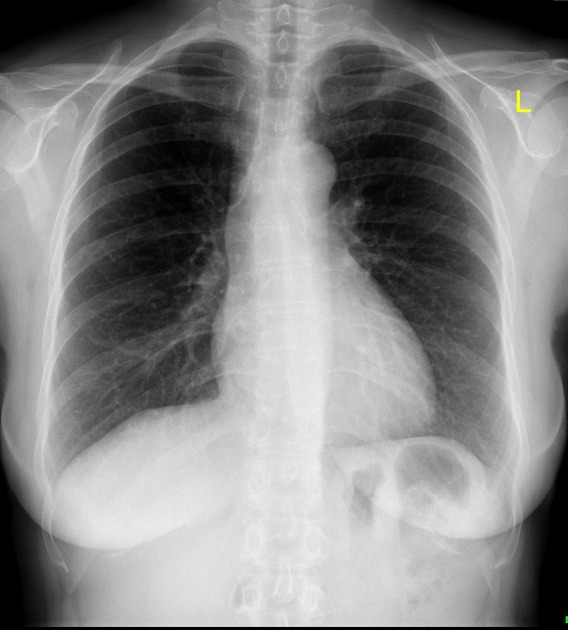
%> input picture chest_xray_sample.png, 568 x 630 px
$ octave segment_xray.m   (GNU Octave 9; MATLAB toolbox functions it lacks are replaced by stand-ins)
%> lines starting %> are read from the running program, lines starting %| are printed output that depends on the picture; in (x1, y1, x2, y2) boxes, pixels count from 0 and x2, y2 are one past the last pixel; in counts of white or black regions, pixels touching at a corner belong together; the program's own positions count from 1
% segment_xray.m
% Basic X-ray Segmentation Demo

clc; clear; close all;

% Step 1: Load Image
img = imread('chest_xray_sample.png');
%> img is the input picture: size 630x568x3 uint8; mean R, G, B 134.3, 134.3, 134.3
gray = rgb2gray(img);  % If image is RGB

% Step 2: Enhance Contrast
enhanced = imadjust(gray);
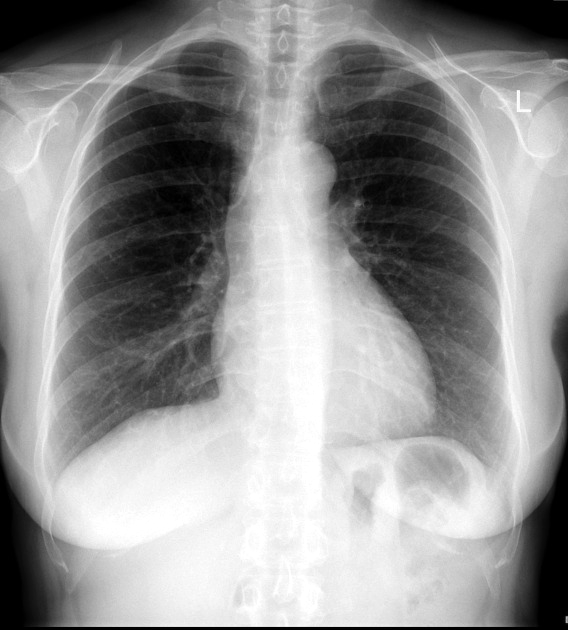
%> enhanced: size 630x568 uint8; min 0, max 255, mean 148.9

% Step 3: Threshold Segmentation
level = graythresh(enhanced);
%> level = 0.522
bw = imbinarize(enhanced, level);
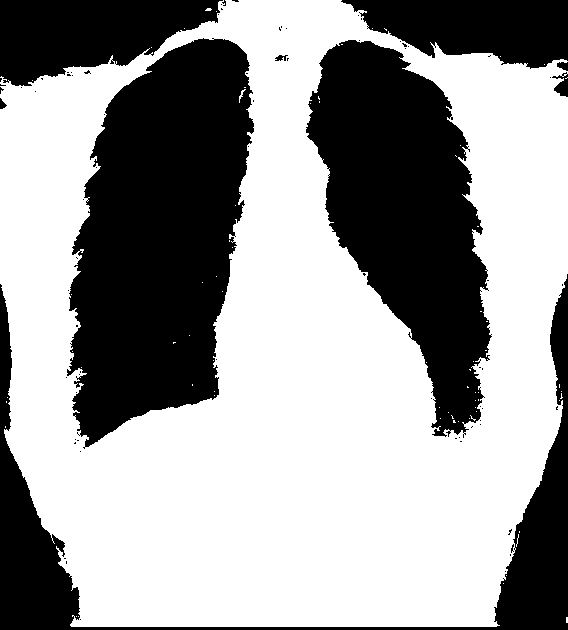
%> bw: size 630x568 logical; 60.6% white; 78 black regions (69 under 20 px), largest, box (x1, y1, x2, y2) and area: (67, 38, 254, 449) 53088, (306, 40, 492, 438) 41029, (0, 274, 568, 630) 22783

% Step 4: Morphological Cleanup
bw_clean = imopen(bw, strel('disk', 5));  % Remove small objects
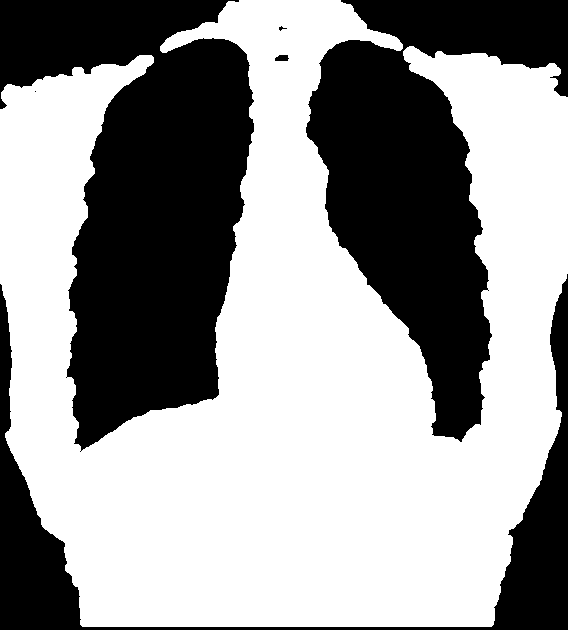
%> bw_clean: size 630x568 logical; 59.7% white; 6 black regions (2 under 20 px), largest, box (x1, y1, x2, y2) and area: (0, 0, 254, 452) 67383, (306, 0, 568, 442) 53412, (0, 274, 568, 630) 23313, (275, 55, 289, 61) 71
bw_clean = imfill(bw_clean, 'holes');     % Fill holes inside regions
%> bw_clean: size 630x568 logical; 59.7% white; 3 black regions, box (x1, y1, x2, y2) and area: (0, 0, 254, 451) 67381, (306, 0, 568, 442) 53411, (0, 274, 568, 630) 23313

% Step 5: Overlay on Original
overlay = labeloverlay(gray, bw_clean);
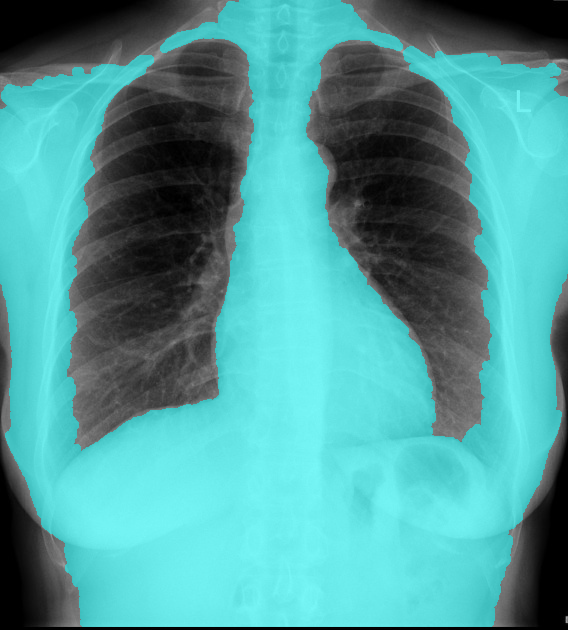
%> overlay: size 630x568x3 uint8; mean R, G, B 78.6, 154.7, 154.7

% Step 6: Show and Save
imshow(overlay);
imwrite(overlay, 'segmented_output.png');
